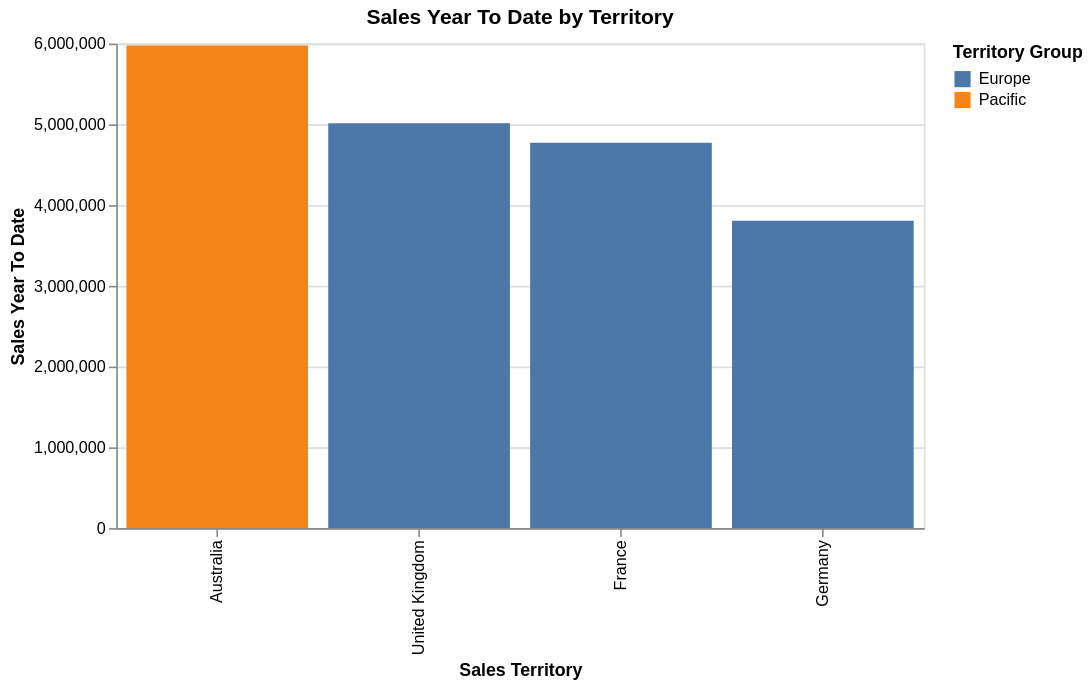

Here is the notebook cell this chart was saved with:
### Code cell
# Visualise sales_ytd by territory
alt.Chart(df).mark_bar().encode(
    x=alt.X("name:N", title="Sales Territory", sort="-y"),
    y=alt.Y("sales_ytd:Q", title="Sales Year To Date"),
    color=alt.Color("group:N", title="Territory Group"),
    tooltip=["name", "CountryRegionCode", "group", "sales_ytd"]
).properties(
    title="Sales Year To Date by Territory",
    width=500,
    height=300
)

### Figure 1 — Vega-Lite specification as saved in the notebook (floating-point values rounded to 4 significant figures)
{"config": {"view": {"continuousWidth": 300, "continuousHeight": 300}}, "data": {"name": "data-2adf3b09542836d409a6ab31da51bce5"}, "mark": {"type": "bar"}, "encoding": {"color": {"field": "group", "title": "Territory Group", "type": "nominal"}, "tooltip": [{"field": "name", "type": "nominal"}, {"field": "CountryRegionCode", "type": "nominal"}, {"field": "group", "type": "nominal"}, {"field": "sales_ytd", "type": "quantitative"}], "x": {"field": "name", "sort": "-y", "title": "Sales Territory", "type": "nominal"}, "y": {"field": "sales_ytd", "title": "Sales Year To Date", "type": "quantitative"}}, "height": 300, "title": "Sales Year To Date by Territory", "width": 500, "$schema": "https://vega.github.io/schema/vega-lite/v5.20.1.json", "datasets": {"data-2adf3b09542836d409a6ab31da51bce5": [{"territory_id": "0ad4c625-bb65-4376-8a41-0a65719b0db8", "name": "France", "CountryRegionCode": "FR", "group": "Europe", "sales_ytd": 4772000.0, "sales_last_year": 2397000.0, "cost_ytd": 0.0, "cost_last_year": 0.0}, {"territory_id": "25d73ad2-9e13-410b-8b0d-5f26e2b9e4f2", "name": "Germany", "CountryRegionCode": "DE", "group": "Europe", "sales_ytd": 3805000.0, "sales_last_year": 1308000.0, "cost_ytd": 0.0, "cost_last_year": 0.0}, {"territory_id": "2ac923e9-3043-4f5e-bae0-ad28089bf187", "name": "Australia", "CountryRegionCode": "AU", "group": "Pacific", "sales_ytd": 5978000.0, "sales_last_year": 2279000.0, "cost_ytd": 0.0, "cost_last_year": 0.0}, {"territory_id": "e0e3bac4-790e-4617-84b3-be0c2bdb7070", "name": "United Kingdom", "CountryRegionCode": "GB", "group": "Europe", "sales_ytd": 5013000.0, "sales_last_year": 1636000.0, "cost_ytd": 0.0, "cost_last_year": 0.0}]}}
